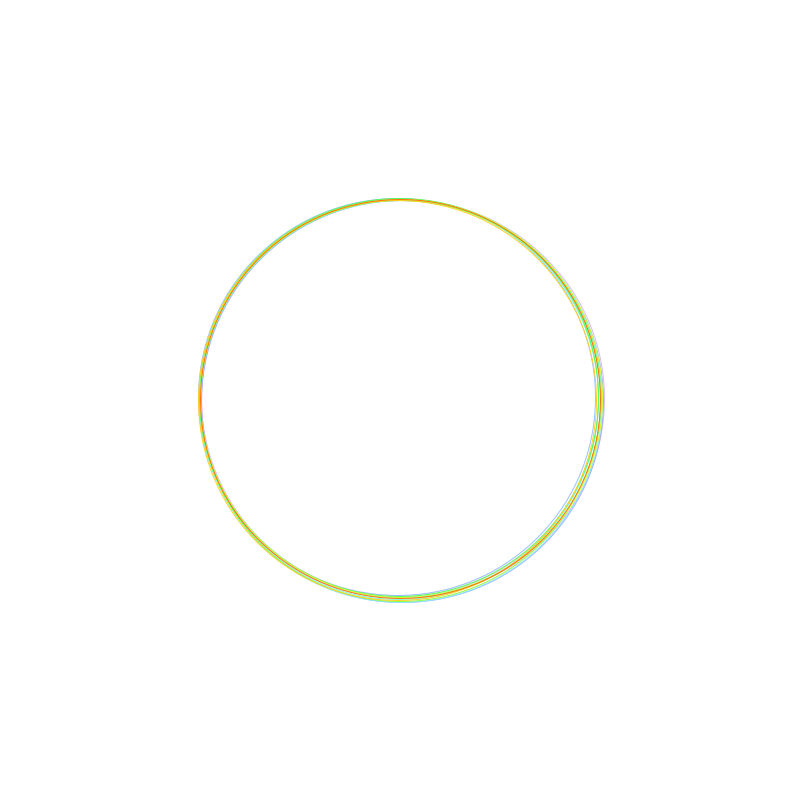
Frame 1 (no input)
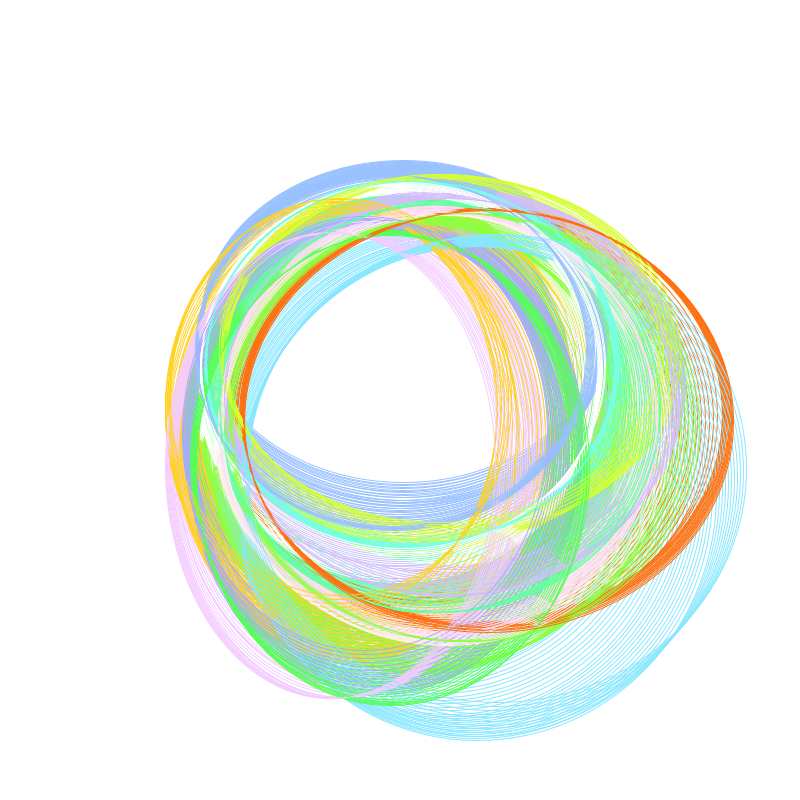
Frame 60 (the mouse pressed at the canvas centre just before this capture)
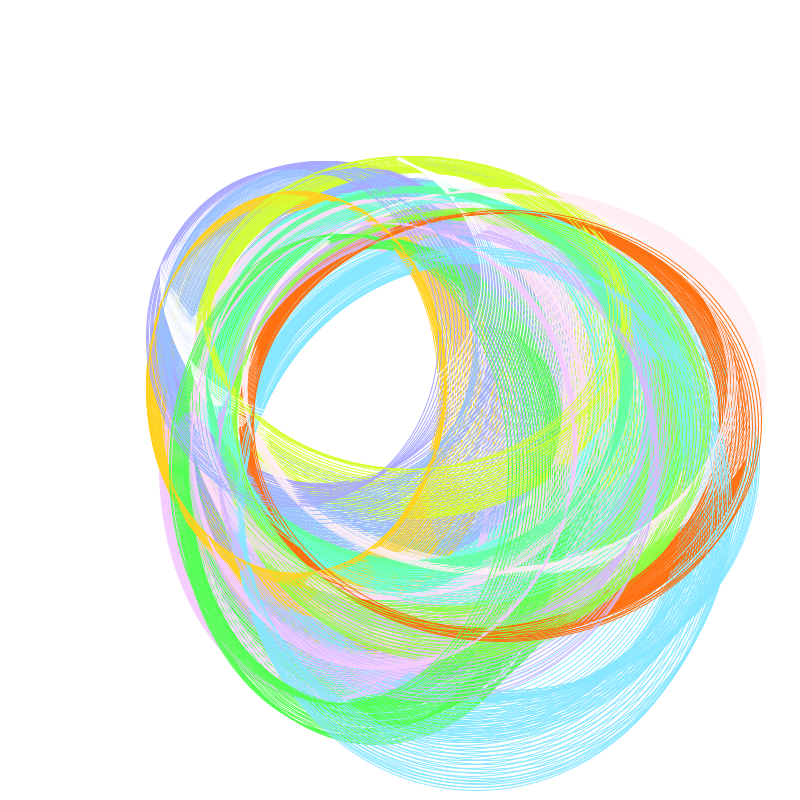
Frame 120 (the mouse held since frame 60 and released just before this capture)

The Processing sketch that drew these frames (run headless with seeded random() and noise(); from frame 60 on, the mouse is pressed at the canvas centre):

// Processing sketch: processing_153920
// ── processing_153920.pde

class Agente
{
  PVector pos;
  PVector vel;

  Agente (PVector start) {
    pos = start.get();
    vel = new PVector( random(-3,3), random(-3,3) );
  }

  void update() {
    if (random(100)<10) {
      vel = new PVector( random(-3,3), random(-3,3) );
    }
    pos.add(vel);
    if (pos.dist(centro) > 300) {
      vel.mult(-2);

    }
  }

 void display() {
 
   stroke(random(255));
   stroke (random(100,180), random(20,200), random(150,250));
    line(pos.x, pos.y,width/2, height/2);
 

  }
}

// USO DELLA CLASSE Agente

// Agente[] agenti = new Agente[500];
Agente[] agenti = new Agente[30];     //++
PVector centro;

void setup()
{
  size(800, 800);
  background (0);
  centro = new PVector(width/2, height/2);
  
  for (int i=0;  i<agenti.length;  i++) {
    agenti[i] = new Agente( centro );
  }
  
  colorMode(HSB);   //++
  background(255);  //++
}

void draw()
{
  noStroke();                 //++
  fill(255, 0);              //++
  rect(100, 100, width, height);  //++

  for (Agente a : agenti) {
    a.update();
//    a.display();
  }
  
  for (int i=0; i < agenti.length; i+=2) {       //++
    PVector p1 = agenti[i].pos;                  //++
    PVector p2 = agenti[i+1].pos;                //++
    float c = map( i, agenti.length,0, 0,255 );  //++
    stroke( c, 255-c, 255 );                     //++ 
    ellipse(p1.x,p2.y,p1.x,p2.y);               //++ 
  }
}
